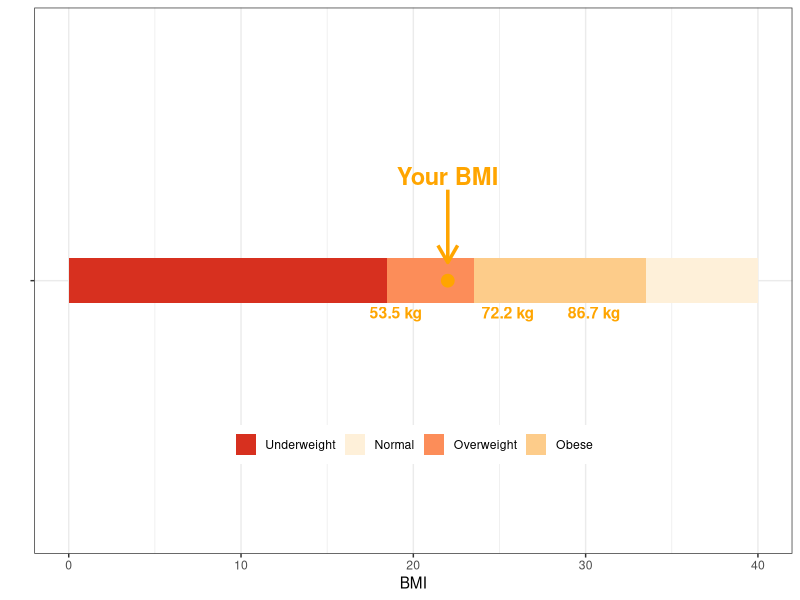

Recreate this plot in R.
## ---- chunk 1
library(knitr)
kable(data.frame(Status = c("Underweight","Normal","Overweight","Obese"),
           "BMI"=c("< 18.5","18.5-25","25-30","> 30"))) 

## ---- chunk 2

BMI <- function(weight,height,units)  { 
        if(units == "metric") {
                round(weight/(height/100)^2,2)->temp1
                temp1
        }
        else if(units == "imperial"){
                round((weight/(height*12)^2)*703,2)-> temp1
                temp1
        }
}

## ---- chunk 3
library(ggplot2); library(grid)

data.frame(Status = c("Underweight","Normal","Overweight","Obese"),
           BMI=c(18.5,6.5,5,10),id=rep("",4) )-> gr

ltext<- function(height,units)
{ 
        if(units =="imperial"){
                x1 <- as.character(round(((height*0.3048)^2*c(18.5,25,30)*2.20462),1))
                paste(x1,"lbs")->x1
                x1
        }
        else if(units=="metric"){
                x1 <- as.character(round(((height/100)^2*c(18.5,25,30)),1))
                paste(x1, "kg") -> x1
                x1
        }}

ltext(170,"metric") -> k



ggplot(data=gr,aes(x=id,y=BMI,fill=Status,width=0.1))+
                        geom_bar(stat="identity",position="stack",size=1)+
        coord_flip()+
                        scale_fill_brewer(type="div",palette="OrRd",breaks=c("Underweight","Normal","Overweight","Obese"))+
                        scale_x_discrete(name="")+theme_bw()+theme(legend.position="top")+theme(legend.position=c(0.5,0.2))+
                        guides(fill=guide_legend(title=NULL,nrow=1))+
                        annotate("segment",y=22,x=1.2,yend=22,xend=1.04,col="orange",size=1.2, arrow  =arrow(length= unit(0.5,"cm")))+
                        annotate("text", label= "Your BMI",x=1.23,y=22,col="orange",size=6,fontface="bold")+annotate("point",x=1,y=22,size=4,col="orange")+
        annotate("text",label=k[1],x=0.93,y=19,size=4,col="orange",fontface="bold")+annotate("text",label=k[2],x=0.93,y=25.5,size=4,col="orange",fontface="bold")+
        annotate("text",label=k[3],x=0.93,y=30.5,size=4,col="orange",fontface="bold")
        
        
        

